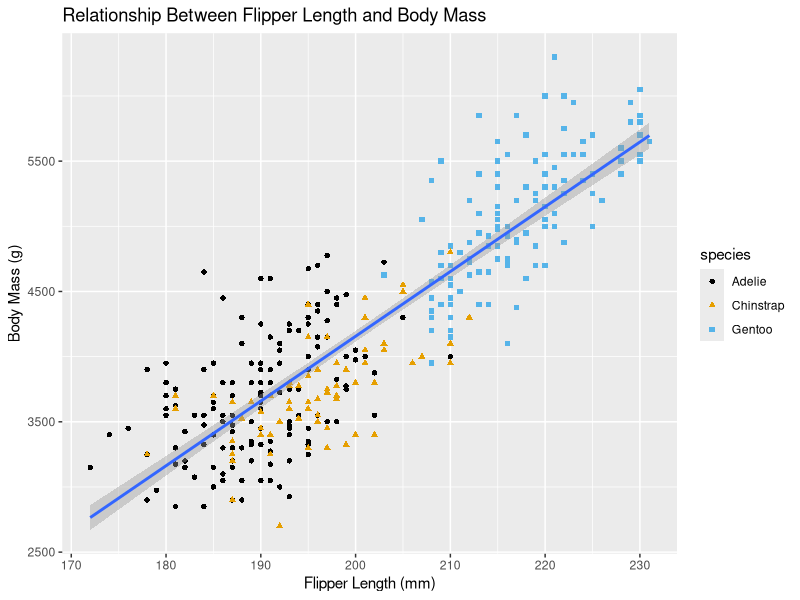
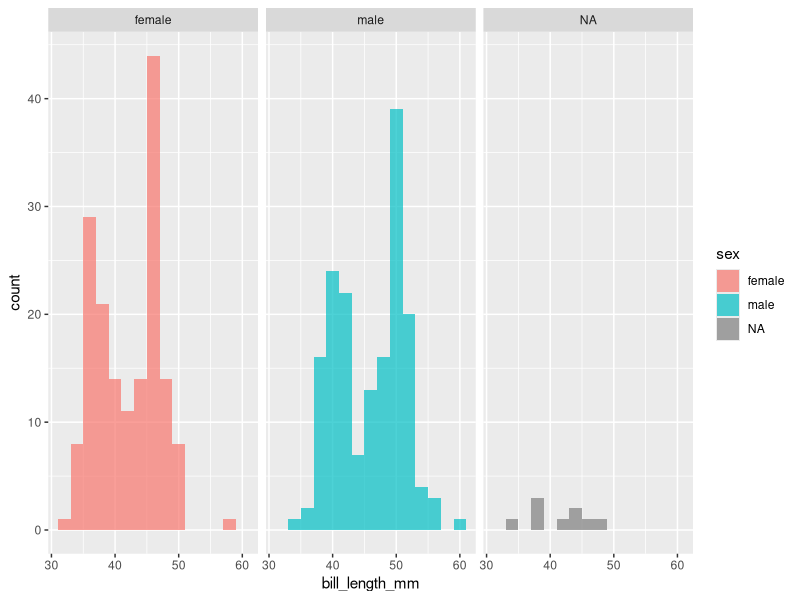
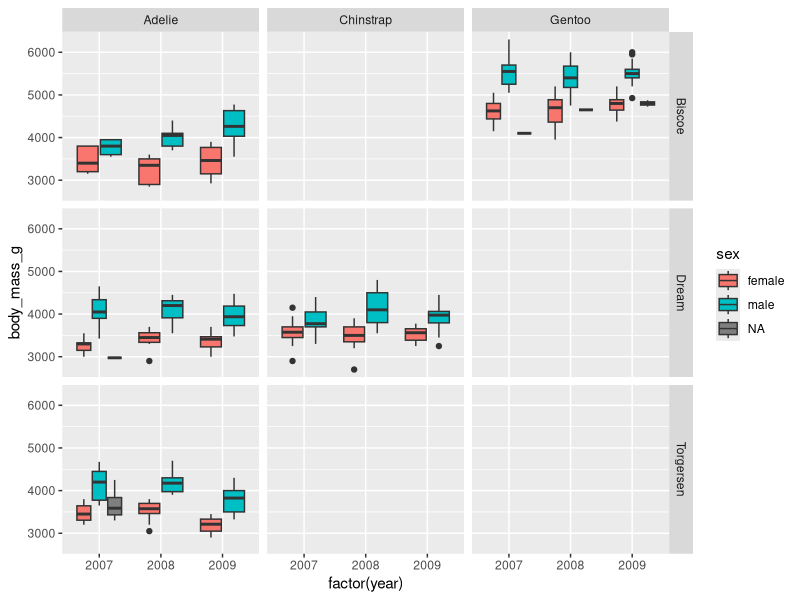
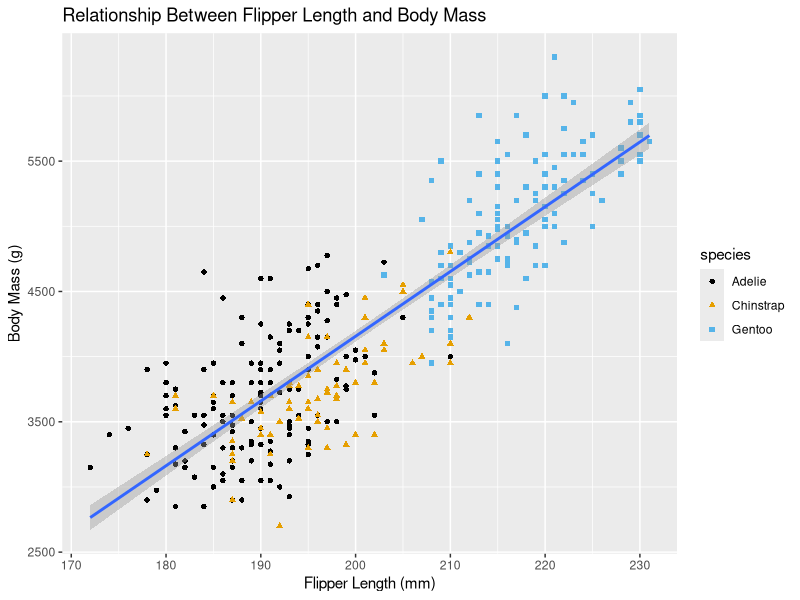

Source code (R) for these figures, in order:
library(tidyverse)
library(palmerpenguins)
library(ggthemes)
?penguins

#Selects just the island column
penguins[ , "island"]

#Selects multiple columns
penguins[ , c("species", "island")]

#Selects row two, specific columns
penguins[2, c("species", "island")]

#Selects 2nd row, 1st column
penguins[2,1]

#ggplot, could use scale_color_manual(values = c("red", "blue", "green")) 
#instead of scale_color_colorblind
ggplot(data = penguins) + 
  geom_point(mapping = aes(x = flipper_length_mm, 
                           y = body_mass_g, 
                           color = species,
                           shape = species)) + 
  scale_color_colorblind() +
  geom_smooth(mapping = aes(x = flipper_length_mm, 
                            y = body_mass_g), method = "lm") +
  xlab("Flipper Length (mm)") +
  ylab("Body Mass (g)") +
  ggtitle("Relationship Between Flipper Length and Body Mass")

#Saves ggplot as file (knows file extensions)
ggsave(filename = "~/qbb2024-answers/d1-afternoon/penguin-plot.pdf")  

#Does bill length/depth correspond to sex of penguin?
#male_penguins = penguins %>% filter(sex == "male")
#Alpha is the opacity, binwidth is the width of the bars, fill is the way the bars
#are filled in, and facet_grid separates the sexes into different graphs
#Adding %>% filter*!is.na(sex) to the end of penguins in the beginning will get rid 
#of NA samples
ggplot(data = penguins, mapping = aes(x = bill_length_mm, fill = sex)) + 
  geom_histogram(binwidth = 2, position = "identity", alpha = .7) + facet_grid(. ~ sex)

#Has flipper length gone up or down over the years?
#Need categories with boxplot which is why x = factor(year)
ggplot(data = penguins, mapping = aes(x = factor(year), y = body_mass_g, fill = sex)) + 
  geom_boxplot() + facet_grid(island ~ species)
